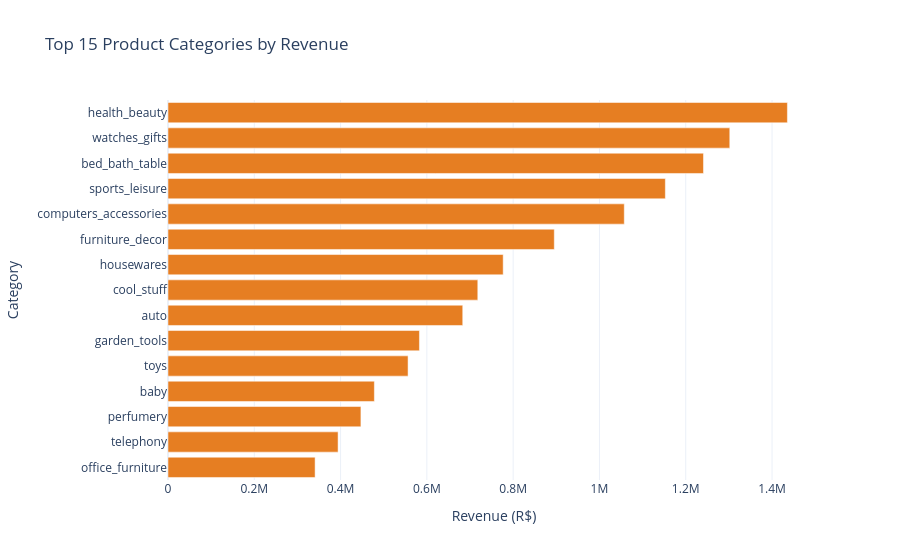
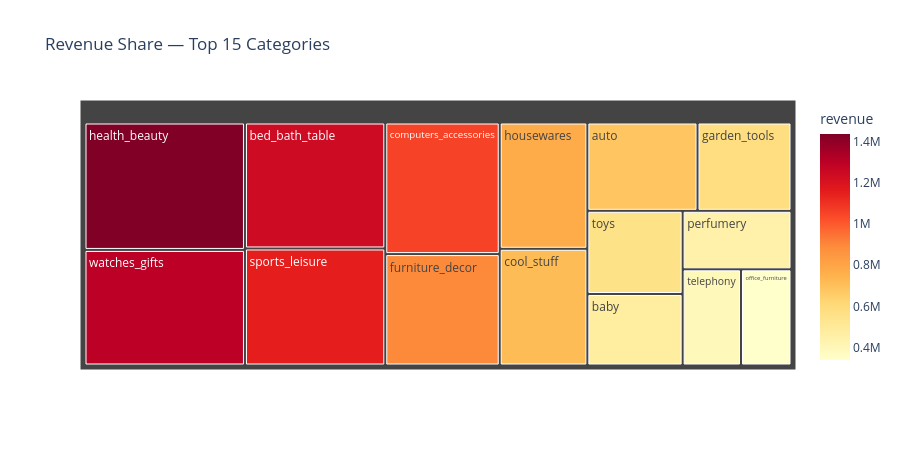

The notebook cell these images were saved under, in order:
### Markdown cell above
## Metric 2 — Top-Selling Products by Revenue

Ranked by `total_sale_amount` (not units). Horizontal bar for ranking clarity and treemap for proportional view.

### Code cell
top_cats = (
    df.groupby("product_category_name_english")["total_sale_amount"]
    .sum()
    .sort_values(ascending=False)
    .head(15)
    .reset_index()
    .rename(columns={"total_sale_amount": "revenue"})
)

# Horizontal bar — sorted descending
fig1 = px.bar(
    top_cats.sort_values("revenue"),
    x="revenue", y="product_category_name_english",
    orientation="h",
    title="Top 15 Product Categories by Revenue",
    labels={"revenue": "Revenue (R$)", "product_category_name_english": "Category"},
    template="plotly_white",
)
fig1.update_traces(marker_color="#e67e22")
fig1.show()

# Treemap — proportional view
fig2 = px.treemap(
    top_cats, path=["product_category_name_english"], values="revenue",
    title="Revenue Share — Top 15 Categories",
    color="revenue", color_continuous_scale="YlOrRd",
)
fig2.update_layout(height=450)
fig2.show()

print(f"Top 15 categories account for R${top_cats['revenue'].sum():,.2f} "
      f"({100*top_cats['revenue'].sum()/df['total_sale_amount'].sum():.1f}% of total GMV)")

### Figure 1 — Plotly figure (JSON) as saved in the notebook; plotly's stock layout.template omitted (floating-point values rounded to 4 significant figures)
{"data": [{"hovertemplate": "Revenue (R$)=%{x}<br>Category=%{y}<extra></extra>", "legendgroup": "", "marker": {"color": "#e67e22", "pattern": {"shape": ""}}, "name": "", "orientation": "h", "showlegend": false, "textposition": "auto", "type": "bar", "x": [340900.0, 394200.0, 447100.0, 478300.0, 556400.0, 582800.0, 683100.0, 718000.0, 776900.0, 895300.0, 1058000.0, 1153000.0, 1241000.0, 1302000.0, 1436000.0], "xaxis": "x", "y": ["office_furniture", "telephony", "perfumery", "baby", "toys", "garden_tools", "auto", "cool_stuff", "housewares", "furniture_decor", "computers_accessories", "sports_leisure", "bed_bath_table", "watches_gifts", "health_beauty"], "yaxis": "y"}], "layout": {"barmode": "relative", "legend": {"tracegroupgap": 0}, "title": {"text": "Top 15 Product Categories by Revenue"}, "xaxis": {"anchor": "y", "domain": [0, 1], "title": {"text": "Revenue (R$)"}}, "yaxis": {"anchor": "x", "domain": [0, 1], "title": {"text": "Category"}}}}

### Figure 2 — Plotly figure (JSON) as saved in the notebook; plotly's stock layout.template omitted (floating-point values rounded to 4 significant figures)
{"data": [{"branchvalues": "total", "customdata": [[1436000.0], [1302000.0], [1241000.0], [1153000.0], [1058000.0], [895300.0], [776900.0], [718000.0], [683100.0], [582800.0], [556400.0], [478300.0], [447100.0], [394200.0], [340900.0]], "domain": {"x": [0, 1], "y": [0, 1]}, "hovertemplate": "labels=%{label}<br>revenue_sum=%{value}<br>parent=%{parent}<br>id=%{id}<br>revenue=%{color}<extra></extra>", "ids": ["health_beauty", "watches_gifts", "bed_bath_table", "sports_leisure", "computers_accessories", "furniture_decor", "housewares", "cool_stuff", "auto", "garden_tools", "toys", "baby", "perfumery", "telephony", "office_furniture"], "labels": ["health_beauty", "watches_gifts", "bed_bath_table", "sports_leisure", "computers_accessories", "furniture_decor", "housewares", "cool_stuff", "auto", "garden_tools", "toys", "baby", "perfumery", "telephony", "office_furniture"], "marker": {"coloraxis": "coloraxis", "colors": [1436000.0, 1302000.0, 1241000.0, 1153000.0, 1058000.0, 895300.0, 776900.0, 718000.0, 683100.0, 582800.0, 556400.0, 478300.0, 447100.0, 394200.0, 340900.0]}, "name": "", "parents": ["", "", "", "", "", "", "", "", "", "", "", "", "", "", ""], "type": "treemap", "values": [1436000.0, 1302000.0, 1241000.0, 1153000.0, 1058000.0, 895300.0, 776900.0, 718000.0, 683100.0, 582800.0, 556400.0, 478300.0, 447100.0, 394200.0, 340900.0]}], "layout": {"coloraxis": {"colorbar": {"title": {"text": "revenue"}}, "colorscale": [[0, "rgb(255,255,204)"], [0.125, "rgb(255,237,160)"], [0.25, "rgb(254,217,118)"], [0.375, "rgb(254,178,76)"], [0.5, "rgb(253,141,60)"], [0.625, "rgb(252,78,42)"], [0.75, "rgb(227,26,28)"], [0.875, "rgb(189,0,38)"], [1, "rgb(128,0,38)"]]}, "height": 450, "legend": {"tracegroupgap": 0}, "title": {"text": "Revenue Share — Top 15 Categories"}}}
